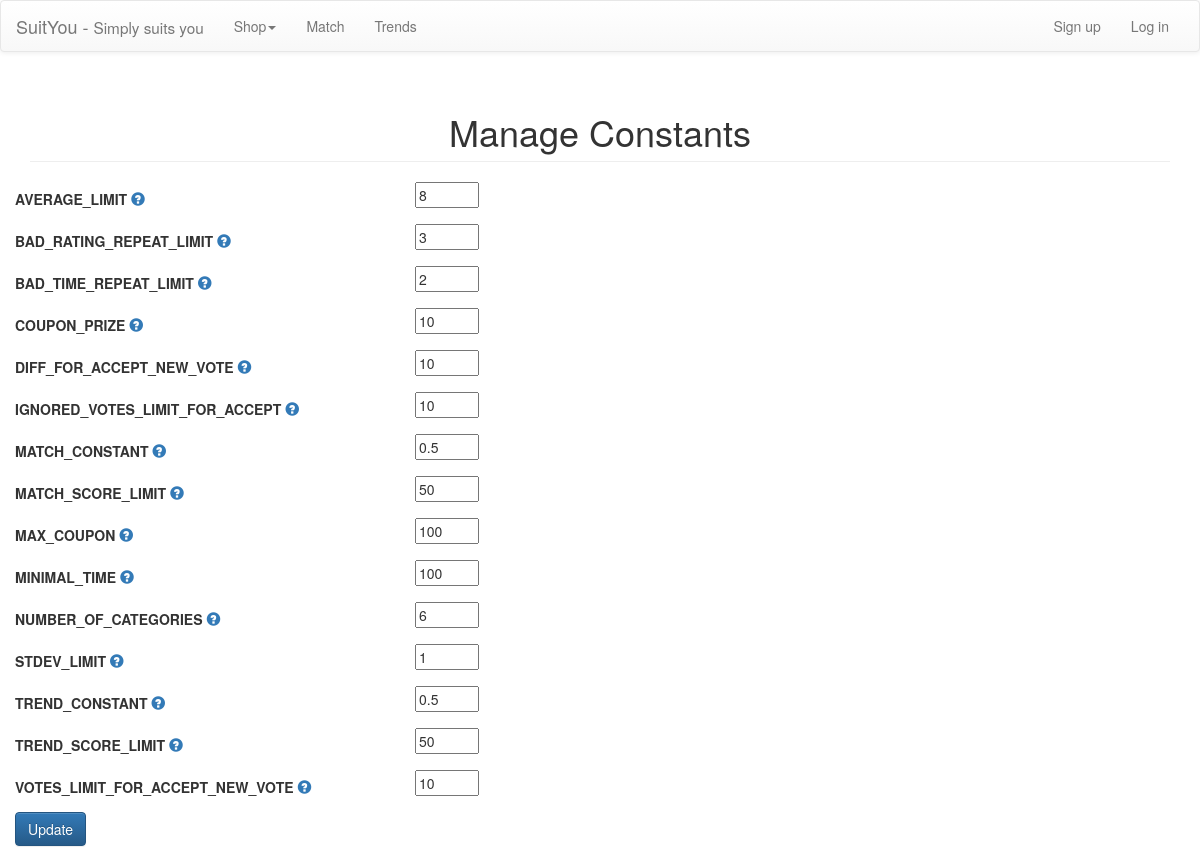
Page /constants.php on the earlier database version.
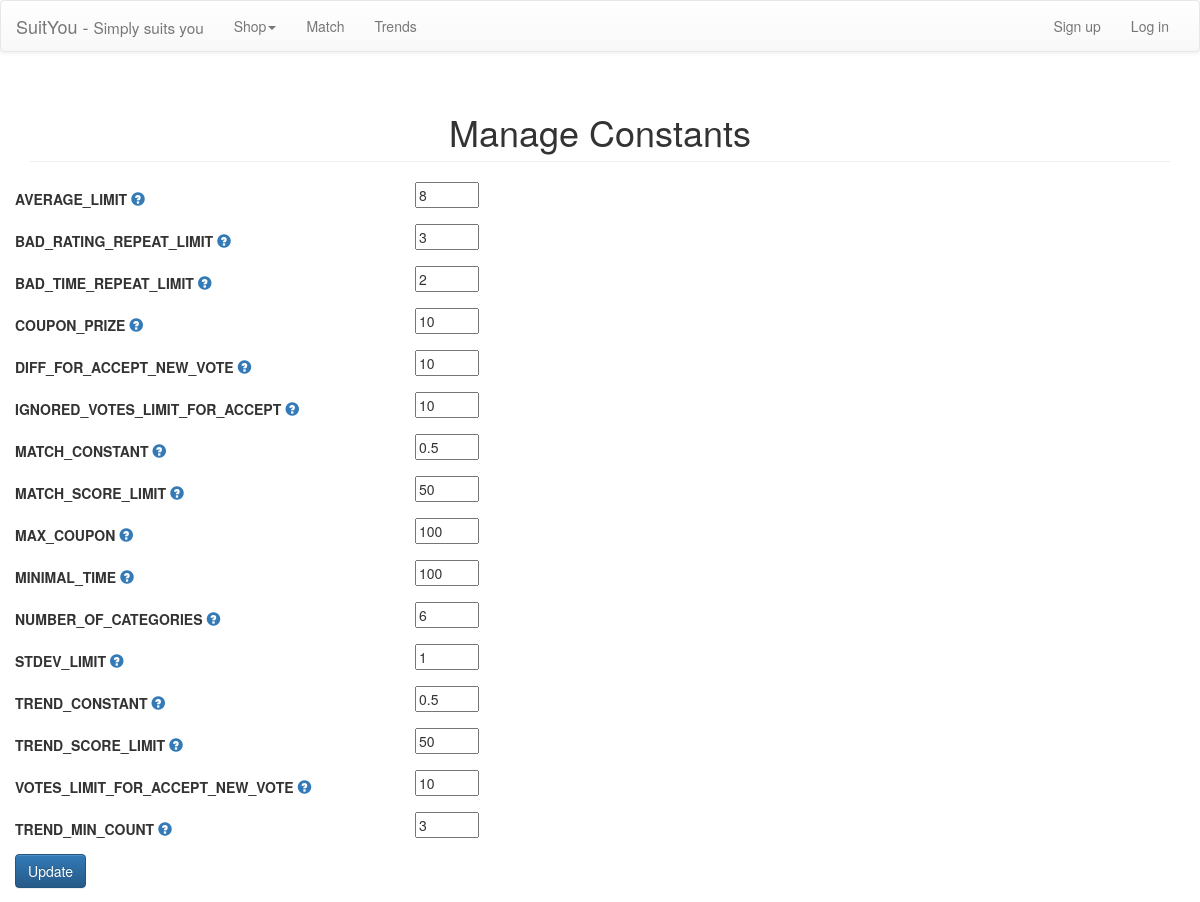
Same page on the later database version.
### tables this page shows
CREATE TABLE IF NOT EXISTS `constants` (
  `name` varchar(255) NOT NULL,
  `description` text NOT NULL,
  `value` float NOT NULL,
  UNIQUE KEY `name` (`name`)
);

### algorithms.php (called while the page is built, shortened)
<?php
	function getConstantsWithDescription() {
		$result = array();
		$constantQuery = mysql_query("SELECT * FROM constants");
		while ($row = mysql_fetch_array($constantQuery)) {
			$result[$row['name']] = array("value" => $row['value'], "description" => $row['description']);
		}
		return $result;
	}
?>

### constants.php (the view, shortened to what this page needs)
<?php
include("header.php");
include("algorithms.php");
$constantsArray = getConstantsWithDescription();
?>
<div class="container">
	<div class="row">
		<div class="col-lg-12">
			<h1 class="page-header" align="center">
				Manage Constants
			</h1>
		</div>
	</div>
		<form id="update_constants" class="form-horizontal" action="constants_update.php" method="post" role="form"/>
			<?php
			 	foreach($constantsArray as $constName=>$constData) {
			?>
			   <div class="row">
					<div class="form-group">
						<div class="col-md-4">
	                    	<label class="control-label" for="<?php echo $constName; ?>"><?php echo $constName; ?>
								<a tabindex="0" role="button" data-toggle="popover" data-trigger = "focus"
								title="Description" data-content= "<?php echo $constData['description']; ?>">
								<span class = "glyphicon glyphicon-question-sign"></span></a>
							</label>
						</div>
						<div class="col-md-8">
	                    	<input type="text" size="5" name="<?php echo $constName; ?>" id="name" value="<?php echo $constData['value']; ?>" />
						</div>
					</div>
				</div>
	 <?php } ?>
	  <div class="row">
		 <div class="col-md-12" style="padding: 0">
	 		 <input class="btn btn-primary" type="submit" value="Update" name="submit"/>
		 </div>
	  </div>
	</div>

### header.php (shortened to what this page needs)
<html>
<head>
  <link rel="stylesheet" type="text/css" href="style/style.css?4" />
  <link rel="stylesheet" href="https://maxcdn.bootstrapcdn.com/bootstrap/3.3.4/css/bootstrap.min.css">
  <link rel="stylesheet" href="https://maxcdn.bootstrapcdn.com/bootstrap/3.3.4/css/bootstrap-theme.min.css">
</head>
<body>
<nav class="navbar navbar-default">
  <div class="container-fluid">
    <div class="navbar-header">
      <a class="navbar-brand" href="index.php">SuitYou - <small>Simply suits you</small></a>
    </div>
    <div class="collapse navbar-collapse" id="bs-example-navbar-collapse-1">
      <ul class="nav navbar-nav navbar-left">
        <li class="dropdown">
          <a href="#" class="dropdown-toggle" data-toggle="dropdown" role="button" aria-expanded="false">Shop<span class="caret"></span></a>
        </li>
        <li><a href="matching.php">Match</a></li>
        <li><a href="trends.php">Trends</a></li>
      </ul>
      <ul class="nav navbar-nav navbar-right">
     <?php if(isset($_SESSION['user_id'],$_SESSION['email']))
        {
     ?>
          <p class="navbar-text">Hello <?php echo $_SESSION['email']?></p>
          <li><a href="cart.php">Shopping Cart</a></li>
		  <li><a href="user_purchases.php">My Purchases</a></li>
          <li><a href="profile.php">Profile</a></li>
          <li><a href="connexion.php">Logout</a></li>
     <?php if (isset($_SESSION['is_designer']) && !empty($_SESSION['is_designer']))
          {
     ?>
          <li><a href="manage_items.php">Manage Items</a></li>
    <?php }
	 	if (isset($_SESSION['is_admin']) && !empty($_SESSION['is_admin']))
         {
    ?>
         <li><a href="manage.php">Manage Site</a></li>
   <?php }
        }  else  {
     ?>
          <li><a href="sign_up.php">Sign up</a></li>
          <li><a href="connexion.php">Log in</a></li>
  <?php } ?>
      </ul>
    </div>
  </div>
</nav>

Differences in the rows shown:
added constants: constName "TREND_MIN_COUNT", TREND_MIN_COUNT "3"
